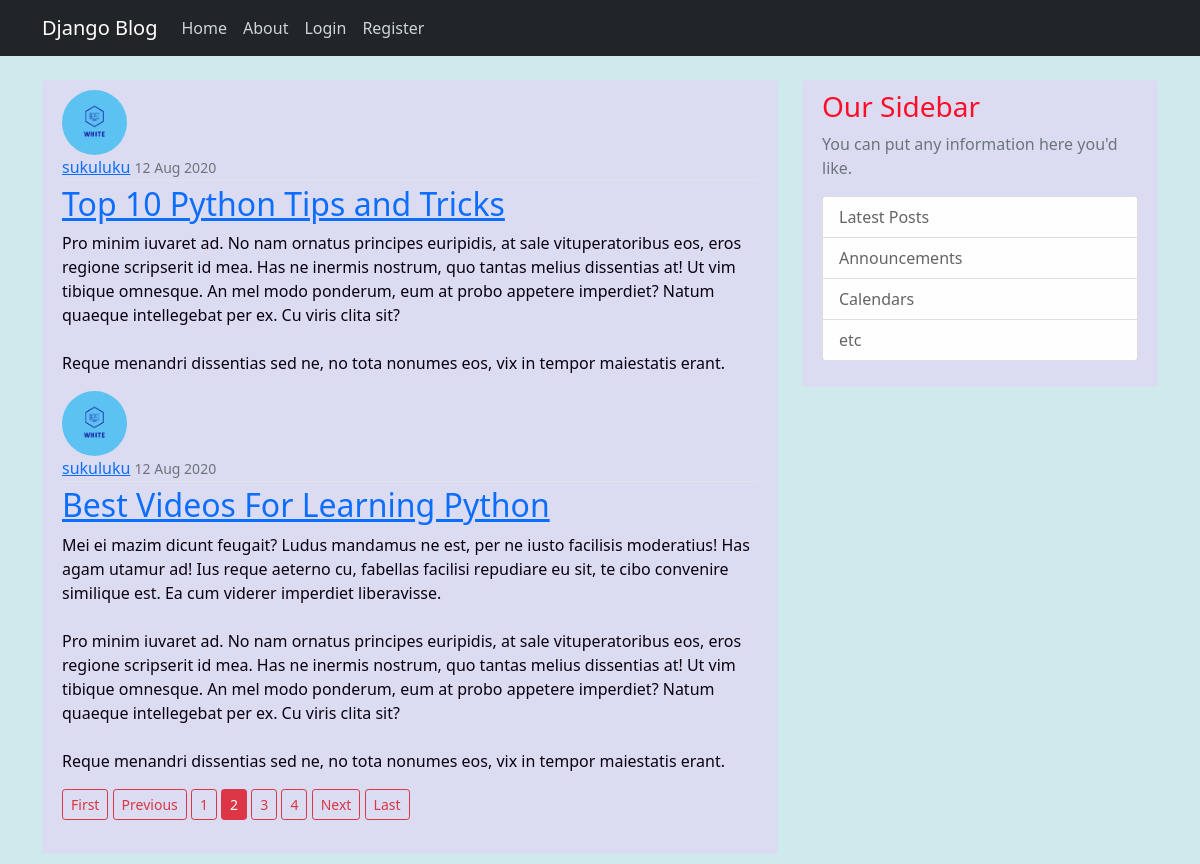
Screenshot of /?page=2 with the database file from the repository.
### Blog/models.py (models this page shows, shortened)
class Post(models.Model):
    title       = models.CharField(max_length=100)
    content     = models.TextField()
    date_posted = models.DateTimeField(default=timezone.now)
    author      = models.ForeignKey(User,on_delete=models.CASCADE)

### UserInterface/models.py (models this page shows, shortened)
class Profile(models.Model):
    user  = models.OneToOneField(User,on_delete=models.CASCADE)
    image = models.ImageField(default = 'logo.png',upload_to = 'profile_pics')

### Blog/views.py (the view)
# urls.py: path('',PostListViews.as_view(),name = 'home'),
class PostListViews(ListView):
    model = Post
    template_name = 'blog/home.html'
    context_object_name = 'posts'
    ordering = ['-date_posted']
    paginate_by = 2

### Blog/templates/blog/home.html
{% extends 'blog/base.html' %}
{% block content %}
<article class="media content-section">
    {% for post in posts %}
        <img class="rounded-circle article-img" src="{{ post.author.profile.image.url }}">
        <div class="media-body">
            <div class="article-metadata">
                <a class="mr-2" href="{% url 'user-posts' post.author.username %}">{{ post.author }}</a>
                <small class="text-muted">{{ post.date_posted|date:'d M Y' }}</small>
            </div>
            <h2><a  href="{% url 'post-detail' post.id %}">{{ post.title }}</a></h2>
            <p class="article-content">{{ post.content }}</p>
        </div>
    {% endfor %}
    {% if is_paginated %}
        {% if page_obj.has_previous %}
            <a class="btn btn-sm btn-outline-danger mb-4" href="?page=1">First</a>
            <a class="btn btn-sm btn-outline-danger mb-4" href="?page={{ page_obj.previous_page_number }}">Previous</a>
        {% endif %}
        {% for num in page_obj.paginator.page_range %}
            {% if page_obj.number == num %}
                <a class="btn btn-danger btn-sm mb-4" href="?num = {{ num }}">{{ num }}</a>
            {% elif num > page_obj.number|add:'-3' and num < page_obj.number|add:'3' %}
                <a class="btn btn-outline-danger btn-sm mb-4" href="?num = {{ num }}">{{ num }}</a>
            {% endif %}
        {% endfor %}
        {% if page_obj.has_next %}
            <a class="btn btn-sm btn-outline-danger mb-4" href="?page={{ page_obj.next_page_number }}">Next</a>
            <a class="btn btn-sm btn-outline-danger mb-4" href="?page={{ page_obj.paginator.num_pages }}">Last</a>
        {% endif %}
    {% endif %}
</article>
{% endblock %}

### Blog/static/blog/main.css (style rules this page uses)
body { background: #cce9ebee; color: #0b0111; margin-top: 5rem; }
h1, h2, h3, h4, h5, h6 { color: #ff0825fa; }
.content-section { background: #dcdcf1fa; padding: 10px 20px; border: 1px silver #3c0de9; border-radius: 3px; margin-bottom: 10px; }
.article-content { white-space: pre-line; }
.article-img { height: 65px; width: 65px; margin-right: 16px; }
.article-metadata { padding-bottom: 1px; margin-bottom: 4px; border-bottom: 1px solid #e3e3e3 }

### rows the page displays
Post: author.profile.image (picture), author "sukuluku", date_posted "12 Aug 2020", title "Top 10 Python Tips and Tricks", content "Pro minim iuvaret ad. No nam ornatus principes euripidis, at sale vituperatoribus eos, eros regione scripserit id mea. Has ne inermis nostrum, quo tantas melius dissentias at! Ut vim tibique omnesque. An mel modo ponderum, eum at probo appetere imperdiet? Natum quaeque intellegebat per ex. Cu viris clita sit? Reque menandri dissentias sed ne, no tota nonumes eos, vix in tempor maiestatis erant."
Post: author.profile.image (picture), author "sukuluku", date_posted "12 Aug 2020", title "Best Videos For Learning Python", content "Mei ei mazim dicunt feugait? Ludus mandamus ne est, per ne iusto facilisis moderatius! Has agam utamur ad! Ius reque aeterno cu, fabellas facilisi repudiare eu sit, te cibo convenire similique est. Ea cum viderer imperdiet liberavisse. Pro minim iuvaret ad. No nam ornatus principes euripidis, at sale vituperatoribus eos, eros regione scripserit id mea. Has ne inermis nostrum, quo tantas melius dissentias at! Ut vim tibique omnesque. An mel modo ponderum, eum at probo appetere imperdiet? Natum quaeque intellegebat per ex. Cu viris clita sit? Reque menandri dissentias sed ne, no tota nonumes eos, vix in tempor maiestatis erant."

### other values shown
{{ num }} "1" "3" "4"
{{ num }} "2"
